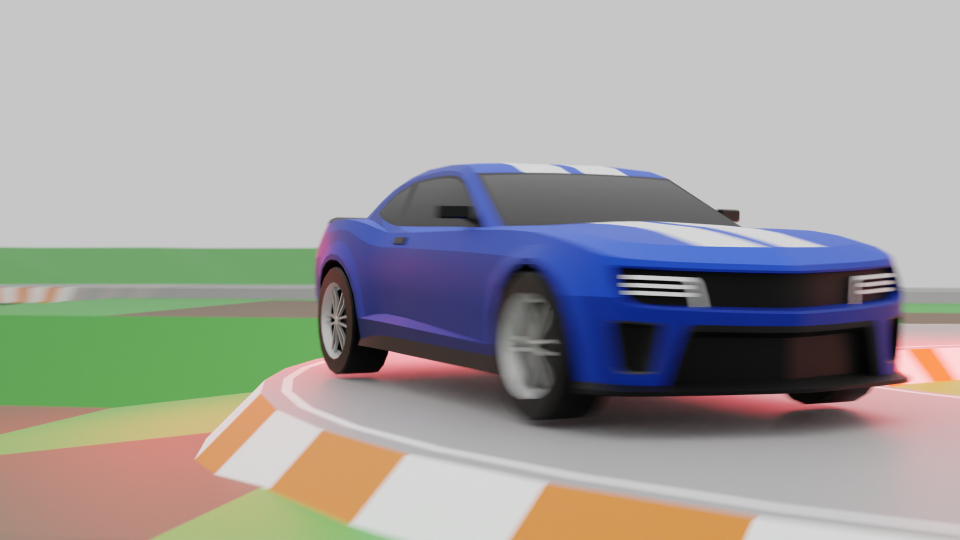
#> input picture Assets/car.png, 1920 x 1080 px, found by its file name (shown at 1/2 size)
$ python pixelmutate.py
#> lines starting #> are read from the running program, lines starting #| are printed output that depends on the picture; after the words box and inside, x2 and y2 are one past the last pixel; in counts of white or black regions, pixels touching at a corner belong together
import cv2
import random

img = cv2.imread('Assets/Car.png',1)
#> img is the input picture: shape (1080, 1920, 3); mean B, G, R 155.6, 157.9, 158.5
img = cv2.resize(img, (0,0), fx= 0.5 , fy=0.5)
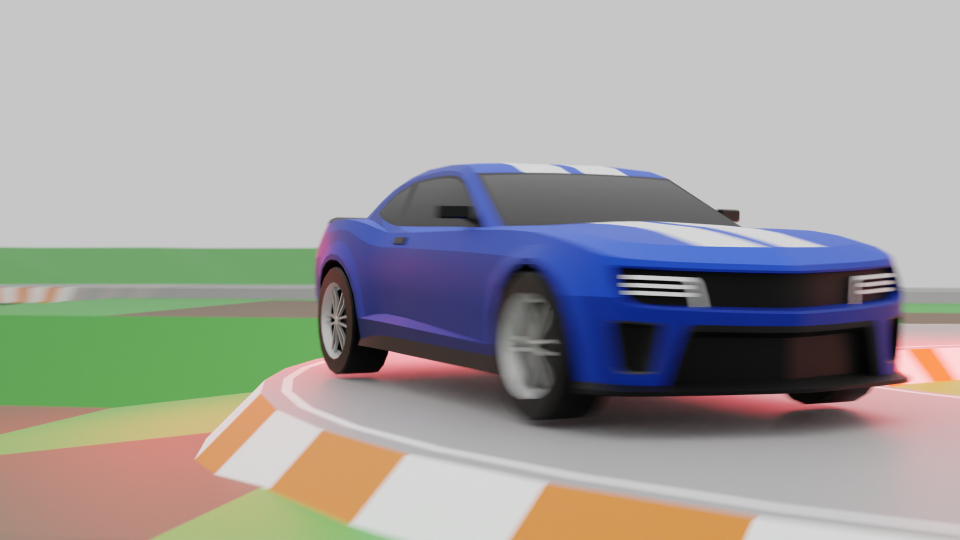
#> img: shape (540, 960, 3); mean B, G, R 155.8, 158, 158.6
# print(img[0][1919])

for i in range(100):
    for j in range(img.shape[1]):
        img[i][j] =[random.randint(0,255), random.randint(0,255), random.randint(0,255)]
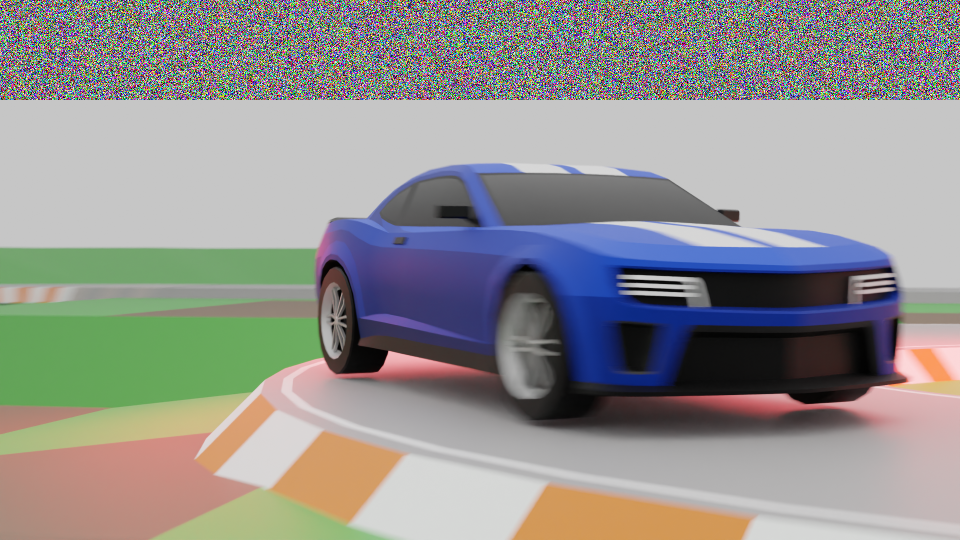
#> img: shape (540, 960, 3); 18.52% of pixels changed, all inside (x1, y1, x2, y2) = (0, 0, 960, 100)

cv2.imshow('Image', img)
cv2.waitKey(0)
cv2.destroyAllWindows()
